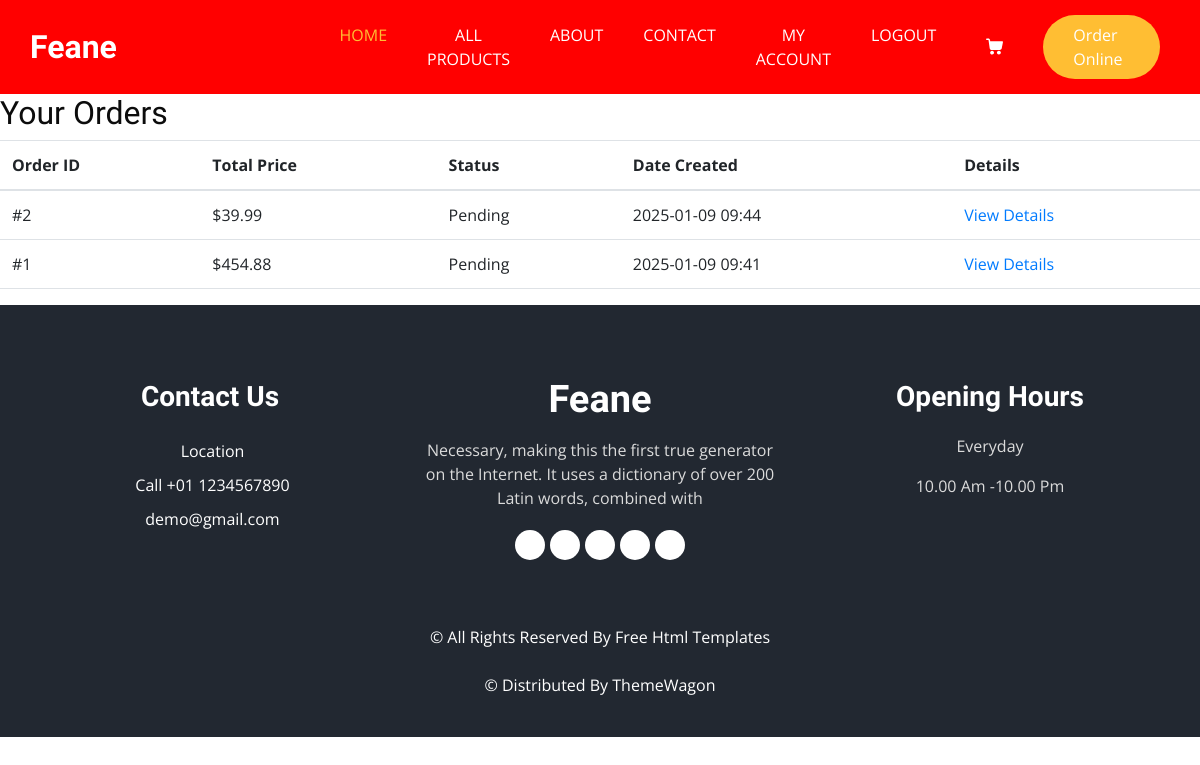
Before: /my-account/ (signed in) with the older database file.
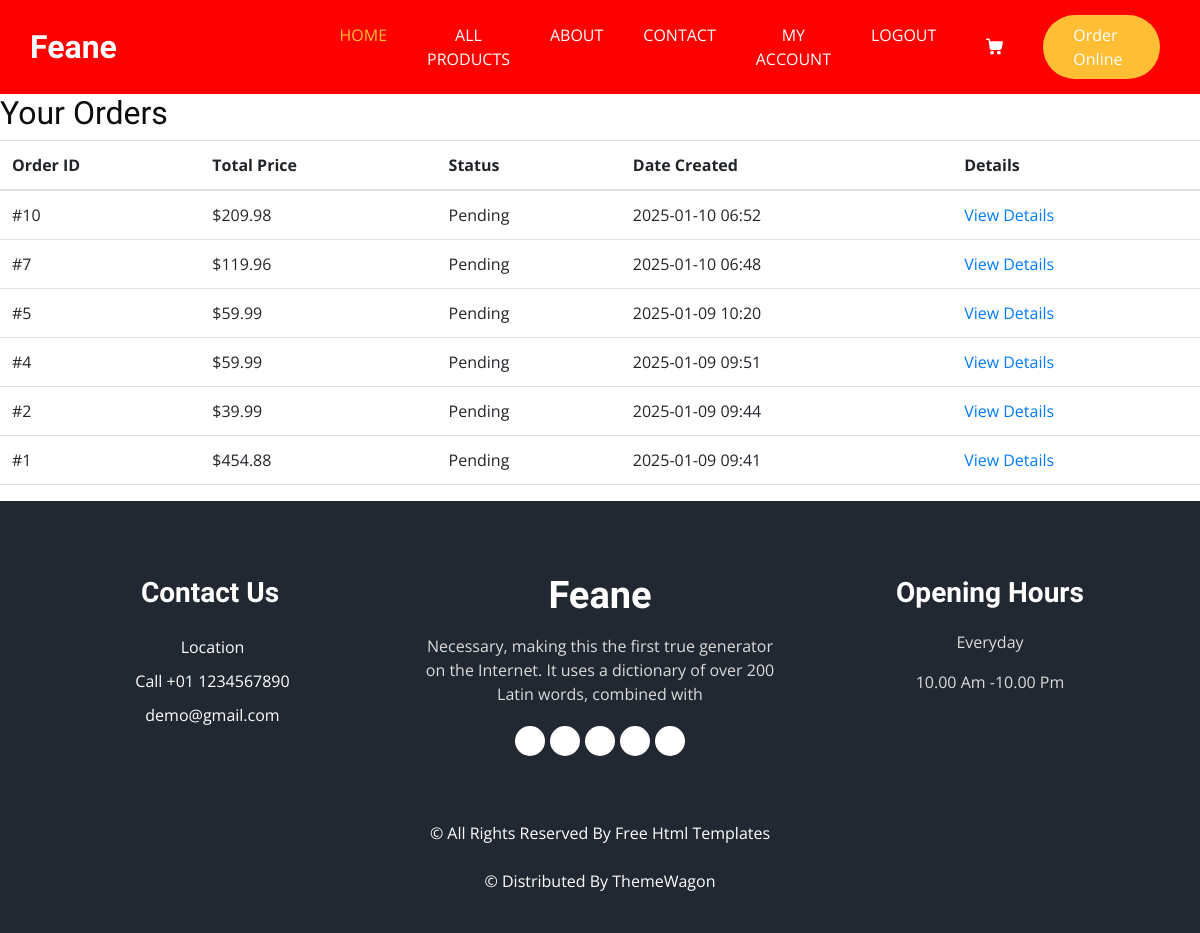
After: the same page with the newer database file.
### ecomm_app/models.py (models this page shows, shortened)
class Order(models.Model):
    user = models.ForeignKey(get_user_model(), on_delete=models.CASCADE)
    total_price = models.DecimalField(max_digits=10, decimal_places=2)
    ordered_at = models.DateTimeField(auto_now_add=True)
    status = models.CharField(max_length=50, default='Pending')
    billing_address = models.CharField(max_length=255)
    shipping_address = models.CharField(max_length=255)
    shipping_method = models.ForeignKey(ShippingMethod, on_delete=models.SET_NULL, null=True)
    payment_method = models.ForeignKey(PaymentMethod, on_delete=models.SET_NULL, null=True)

### ecomm_app/views.py (the view)
# urls.py: path('my-account/', views.my_account, name='my_account'),
@login_required
def my_account(request):
    orders = Order.objects.filter(user=request.user).order_by('-ordered_at')  # Order by most recent
    return render(request, 'ecomm/my_account.html', {'orders': orders})

### ecomm_app/templates/ecomm/my_account.html
{% extends "ecomm/base.html" %}
{% block content %}
  <div class="account-container">
    <h2>Your Orders</h2>
    {% if orders %}
      <table class="table">
        <thead>
          <tr>
            <th>Order ID</th>
            <th>Total Price</th>
            <th>Status</th>
            <th>Date Created</th>
            <th>Details</th>
          </tr>
        </thead>
        <tbody>
          {% for order in orders %}
            <tr>
              <td>#{{ order.id }}</td>
              <td>${{ order.total_price }}</td>
              <td>{{ order.status }}</td>
              <td>{{ order.ordered_at|date:"Y-m-d H:i" }}</td>
              <td><a href="{% url 'order_details' order.id %}">View Details</a></td>
            </tr>
          {% endfor %}
        </tbody>
      </table>
    {% else %}
      <p>You have no orders yet.</p>
    {% endif %}
  </div>
{% endblock %}

Changed rows visible on the page:
added Order: id "10", total_price "209.98", status "Pending", ordered_at "2025-01-10 06:52"
added Order: id "7", total_price "119.96", status "Pending", ordered_at "2025-01-10 06:48"
added Order: id "5", total_price "59.99", status "Pending", ordered_at "2025-01-09 10:20"
added Order: id "4", total_price "59.99", status "Pending", ordered_at "2025-01-09 09:51"
